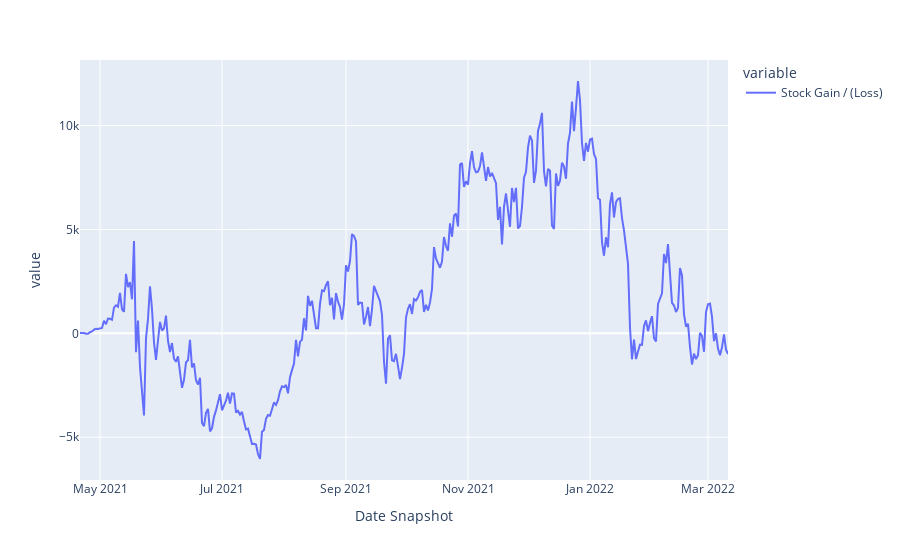

Here is the notebook cell this chart was saved with:
### Code cell
t.line(combined_df, ["Stock Gain / (Loss)"])
# t.line_facets(combined_df, 'symbol Return', 'Benchmark Return')

### Figure 1 — Plotly figure (JSON) as saved in the notebook; plotly's stock layout.template omitted (floating-point values rounded to 4 significant figures; data arrays with more than 128 entries replaced by an {"elided": "..."} marker saying what was removed)
{"data": [{"hovertemplate": "variable=Stock Gain / (Loss)<br>Date Snapshot=%{x}<br>value=%{y}<extra></extra>", "legendgroup": "Stock Gain / (Loss)", "line": {"color": "#636efa", "dash": "solid"}, "marker": {"symbol": "circle"}, "mode": "lines", "name": "Stock Gain / (Loss)", "orientation": "v", "showlegend": true, "type": "scatter", "x": {"elided": "325 str values"}, "xaxis": "x", "y": {"elided": "325 float values"}, "yaxis": "y"}], "layout": {"legend": {"title": {"text": "variable"}, "tracegroupgap": 0}, "margin": {"t": 60}, "xaxis": {"anchor": "y", "domain": [0, 1], "title": {"text": "Date Snapshot"}}, "yaxis": {"anchor": "x", "domain": [0, 1], "title": {"text": "value"}}}}
